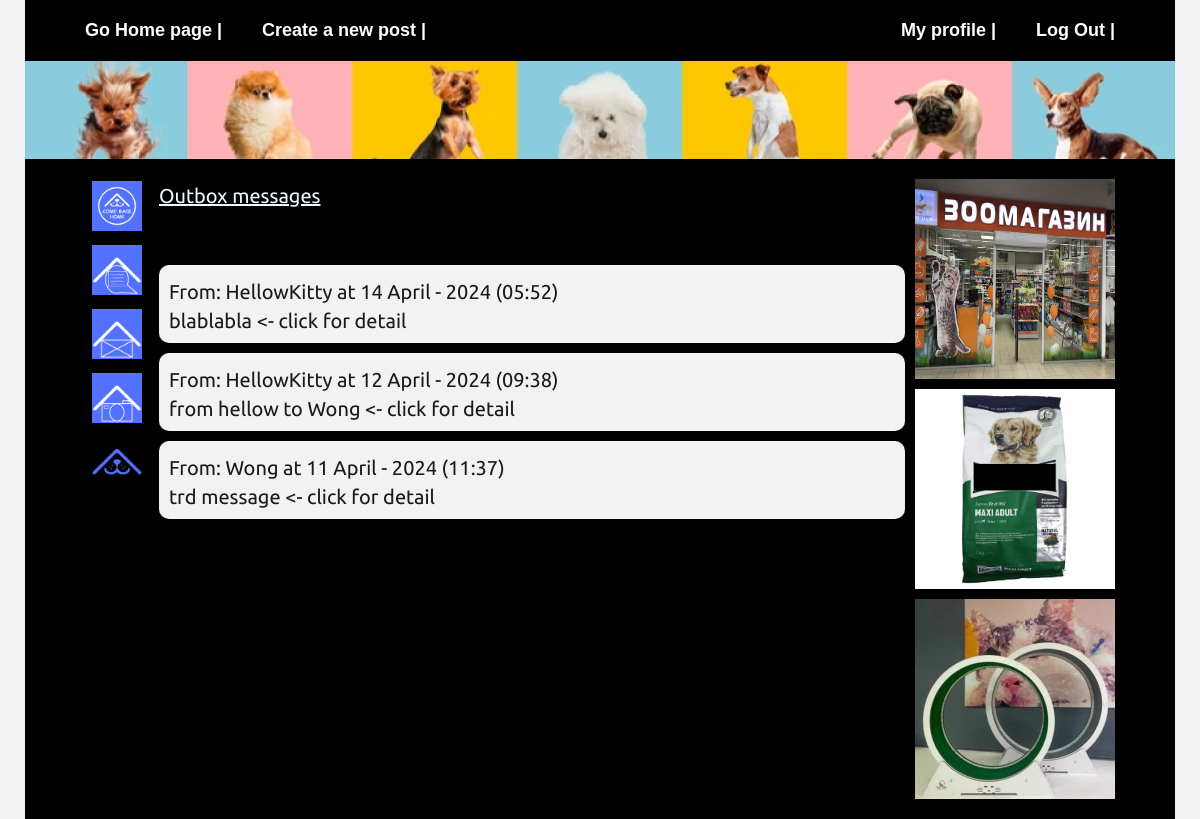
/messages/sms/inbox/ (signed in), run on an earlier commit of the app's database.
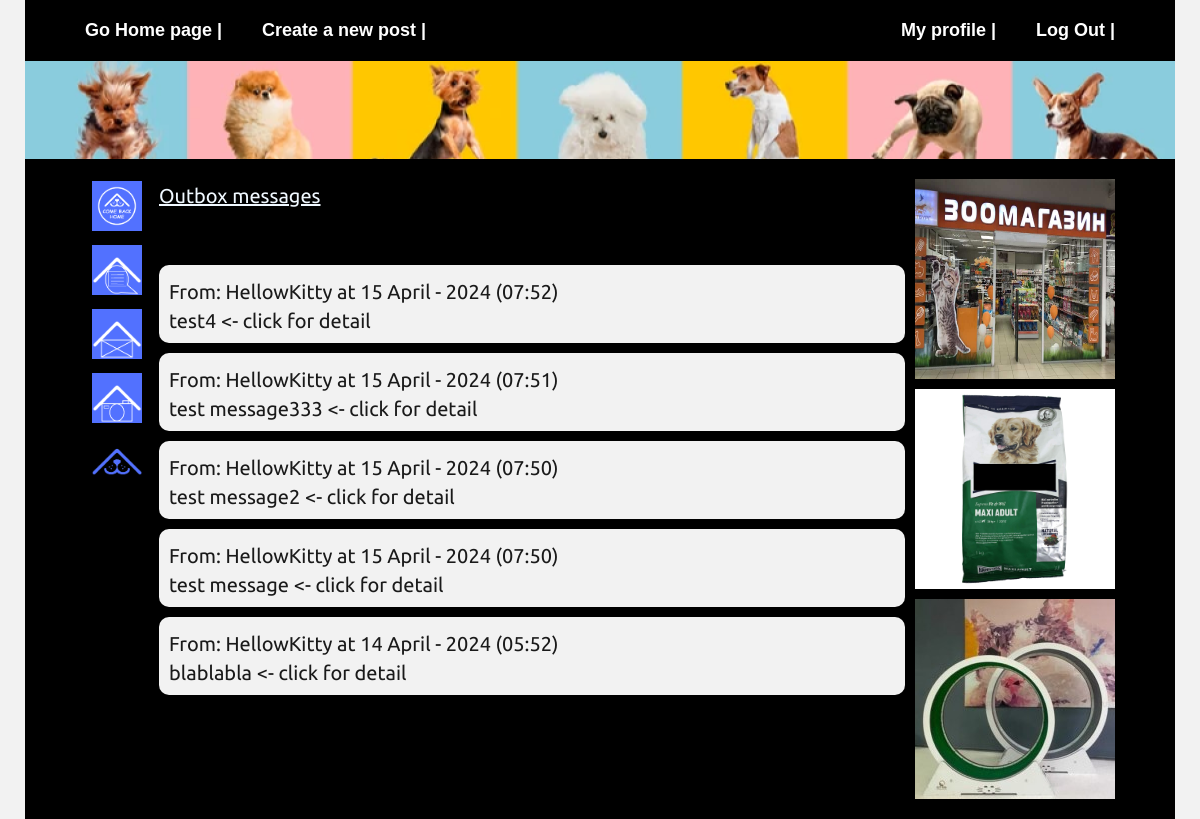
And on a later commit of the database.
### usertouser/models.py (models this page shows, shortened)
class usertouser(models.Model):
    sender = models.ForeignKey(User, on_delete=models.CASCADE, related_name='sent_messages')
    recipient = models.ForeignKey(User, on_delete=models.CASCADE, related_name='received_messages')
    subject = models.CharField(max_length=255)
    content = models.TextField()
    timestamp = models.DateTimeField(auto_now_add=True)

### usertouser/views.py (the view)
# urls.py: path('sms/inbox/', usertouserListView.as_view(template_name='messages/inbox.html'), name='inbox'),
class usertouserListView(LoginRequiredMixin, ListView):
    model = usertouser
    template_name = 'messages/inbox.html'
    context_object_name = 'sms'
    paginate_by = None
    def get_queryset(self):
        cache.clear()
        return usertouser.objects.filter(recipient=self.request.user).order_by('-timestamp')

### blog/templates/messages/inbox.html
{% extends "base.html" %}
{% load static %}
{% block content %}
<a class="post-title" href="{% url 'outbox' %}" title="Outbox messages"> Outbox messages </a>
<br><br>
{% for usertouser in sms %}
<a class="post-a flex">
    <div class="post-text-box">
      <object>
          <a class="post-title" href="{% url 'user-posts' usertouser.sender.username %}" title="User posts">From: {{usertouser.sender.username}} at {{usertouser.timestamp|date:"d F - Y (H:i)"}}</a>
      </object>
      <object>
          <a class="post-title" href="{% url 'detail' usertouser.id %}" title="Details"> {{ usertouser.subject }} <- click for detail </a>
      </object>
    </div>
</a>
{% empty %}
No messages yet.
{% endfor %}
{% endblock content %}

### blog/templates/base.html (shortened to what this page needs)
<!DOCTYPE html>
{% load static %}
<html lang="en">
<head>
    <link rel="stylesheet" href="{% static 'css/normalize.css' %}"/>
    <link rel="stylesheet" href="{% static 'css/style.css' %}"/>
    <link rel="stylesheet" href="{% static 'css/Ubuntu/stylesheet.css' %}"/>
<body>
<header>
    <nav class="dark-grey wrapper flex">
        <a href="{% url 'blog-home' %}"> Go Home page | </a>
        <a href="{% url 'post-create' %}"> Create a new post |</a>
        {% if user.is_authenticated %}
        <a href="{% url 'profile' %}"> My profile | </a>
        <a href="{% url 'logout' %}"> Log Out | </a>
    {% else %}
        <a href="{% url 'register' %}"> Registration form | </a>
        <a href="{% url 'login' %}"> Log In | </a>
    {% endif %}
    </nav>
<div class="logo-long wrapper">
    <a href="{% url 'blog-home' %}"><img src="{% static 'image/logo-long2.png' %}" alt="Logo-photo" width="1150" height="98"></a>
</div>
</header>
<main class="dark-grey wrapper flex">
    {% if user.is_authenticated %}
    <aside class="aside-left flex column">
        <button><a href="{% url 'user-posts' request.user.username %}" title="My posts">
            <img src="{% static "image/icons/logo-on-blue.png" %}" alt="button1" width="50" height="50">
        </a></button>
        <button><a href="{% url 'user-comments' %}" title="My Comments">
            <img src="{% static "image/icons/logo-min-on-blue-comments.png" %}" alt="button1" width="50" height="50">
        </a></button>
    {% endif %}
        <button><a href="{% url 'inbox' %}" title="My messages">
            <img src="{% static "image/icons/logo-min-on-blue_message.png" %}" alt="button1" width="50" height="50">
        </a></button>
        <button><a href="{% url 'gallery' %}" title="Gallery">
            <img src="{% static "image/icons/logo-min-on-blue-photo.png" %}" alt="button1" width="50" height="50">
        </a></button>
        <button><a href="{% url 'blog-about' %}" title="About us">
            <img src="{% static "image/icons/logo-min-on-white.png" %}" alt="button1" width="50" height="50">
        </a></button>
    </aside>
    <section class="post-block flex column">
    {% block content %}{% endblock %}
    </section>
    <aside class="aside-right flex column">
        <div class="advertising-card first-advertising-card">
            <a href="{% url 'blog-about' %}"><img src="{% static "image/commercial2.jpg" %}" alt="Зоомагазин на Привозе" title="Our sponsors" width="200" height="200" target="_blank"></a>
            </div>
        <div class="advertising-card second-advertising-card">
            <a href="{% url 'blog-about' %}"><img src="{% static "image/commercial1.jpg" %}" alt="Сухой корм для собак 2190 грн." title="Our sponsors" width="200" height="200" target="_blank"></a>
            </div>
        <div class="advertising-card fird-advertising-card">
            <a href="{% url 'blog-about' %}"><img src="{% static "image/advertisement-running-wheel-img.jpg" %}" alt="Беговое колесо для кота" title="Our sponsors" width="200" height="200" target="_blank"></a>
            </div>
    </aside>
</main>
</body>
</html>

### blog/static/css/style.css (style rules this page uses)
* { box-sizing: border-box; }
body { background-color: #f2f2f2; margin-bottom: 0px; font-family: 'Ubuntu', sans-serif; color: aliceblue; }
body a { color: aliceblue; }
img { display: block; }
.flex { display: flex; }
.wrapper { width: 1150px; margin-left: auto; margin-right: auto; }
.dark-grey { background-color: #000000; }
nav, main { padding: 20px 60px; }
main { column-gap: 10px; }
nav a { font-weight: bold; font-size: 18px; line-height: 21px; text-decoration: none; color: white; align-items: center; margin-left: 40px; }
nav a:first-child { margin-left: 0px; }
nav a:nth-child(3) { margin-left: auto; }
.logo-long { height: fit-content; }
.column { flex-direction: column; }
.aside-left { border-radius: 10px; width: fit-content; height: inherit; background-color: transparent; row-gap: 10px; }
aside button { width: fit-content; height: fit-content; background-color: transparent; border-radius: 10px; border: 1px solid transparent; }
aside button img { border-radius: inherit; }
.aside-right { width: 200px; margin-left: auto; row-gap: 10px; }
.advertising-card { display: inline-block; border-radius: 10px; width: 200px; height: 200px; background-color: white; }
.advertising-card a { display: inline-block; height: inherit; color: #5271ff; font-size: 22px; font-weight: bold; line-height: 21px; text-align: center; text-decoration: none; }
.post-block { flex-grow: 1; margin-left: auto; margin-right: auto; row-gap: 10px; }
.post-a { width: inherit; padding: 10px; background-color: white; border-radius: 10px; text-decoration: none; color: #1a1a1a; background-color: #f2f2f2; column-gap: 10px; }
.post-text-box object a { text-decoration: none; display: block; color: #1a1a1a; }
.post-title { margin-top: 5px; font-weight: normal; font-size: 20px; line-height: 24px; display: block; overflow-x: none; }

What changed in the data, as far as the page shows it:
removed usertouser: sender.username "HellowKitty", timestamp "12 April - 2024 (09:38)", subject "from hellow to Wong"
removed usertouser: sender.username "Wong", timestamp "11 April - 2024 (11:37)", subject "trd message"
added usertouser: sender.username "HellowKitty", timestamp "15 April - 2024 (07:52)", subject "test4"
added usertouser: sender.username "HellowKitty", timestamp "15 April - 2024 (07:51)", subject "test message333"
added usertouser: sender.username "HellowKitty", timestamp "15 April - 2024 (07:50)", subject "test message2"
added usertouser: sender.username "HellowKitty", timestamp "15 April - 2024 (07:50)", subject "test message"
